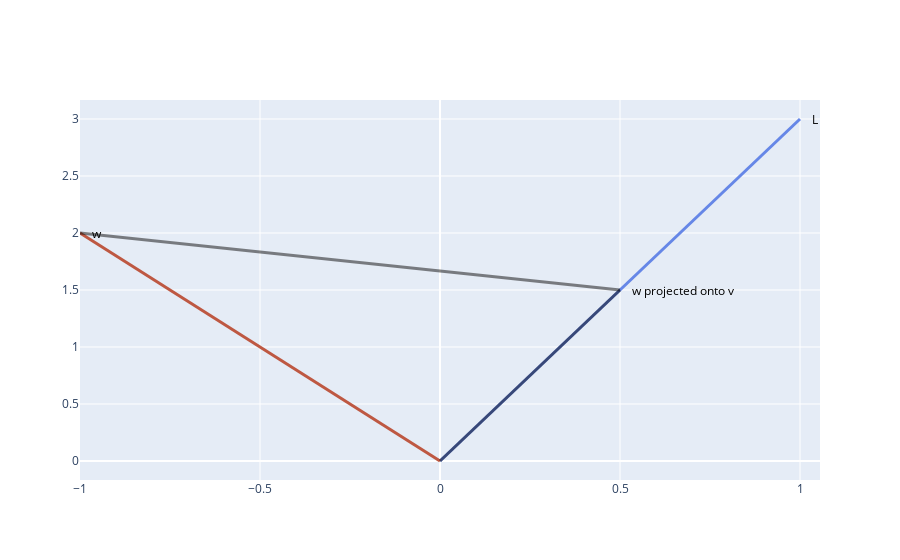

Here is the notebook cell this chart was saved with:
### Code cell
data = Data([trace1, trace2, trace3, trace4])
fig = Figure(data=data, layout=layout2)
pio.show(fig)

### Figure 1 — Plotly figure (JSON) as saved in the notebook; plotly's stock layout.template omitted (floating-point values rounded to 4 significant figures)
{"data": [{"line": {"color": "rgb(102,135,231)", "width": 3}, "mode": "lines", "type": "scatter", "x": [0, 1], "y": [0, 3]}, {"line": {"color": "rgb(190, 88, 66)", "width": 3}, "mode": "lines", "type": "scatter", "x": [0, -1], "y": [0, 2]}, {"line": {"color": "rgba(11, 11, 11, 0.5)", "width": 3}, "mode": "lines", "type": "scatter", "x": [0, 0.5], "y": [0, 1.5]}, {"line": {"color": "rgba(11, 11, 11, 0.5)", "width": 3}, "mode": "lines", "type": "scatter", "x": [0.5, -1], "y": [1.5, 2]}], "layout": {"annotations": [{"font": {"color": "black", "size": 12}, "showarrow": false, "text": "L", "x": 1, "xanchor": "left", "xshift": 10, "y": 3}, {"font": {"color": "black", "size": 12}, "showarrow": false, "text": "w", "x": -1, "xanchor": "left", "xshift": 10, "y": 2}, {"font": {"color": "black", "size": 12}, "showarrow": false, "text": "w projected onto v", "x": 0.5, "xanchor": "left", "xshift": 10, "y": 1.5}], "autosize": false, "showlegend": false}}
